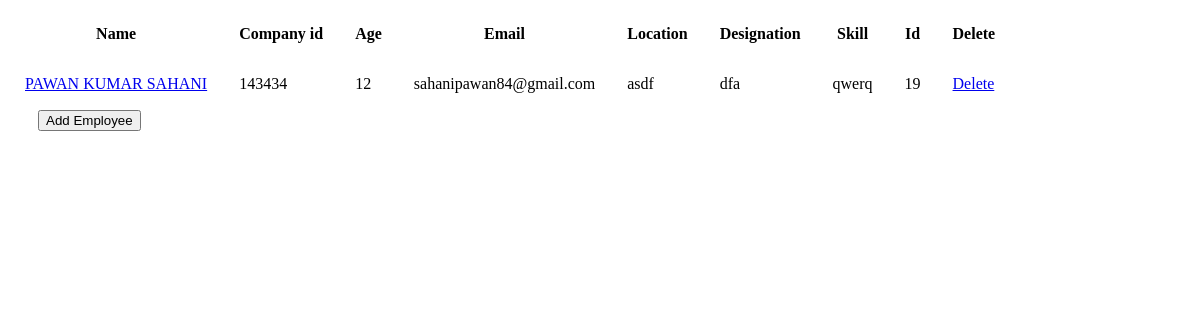
The app's page /, older data.
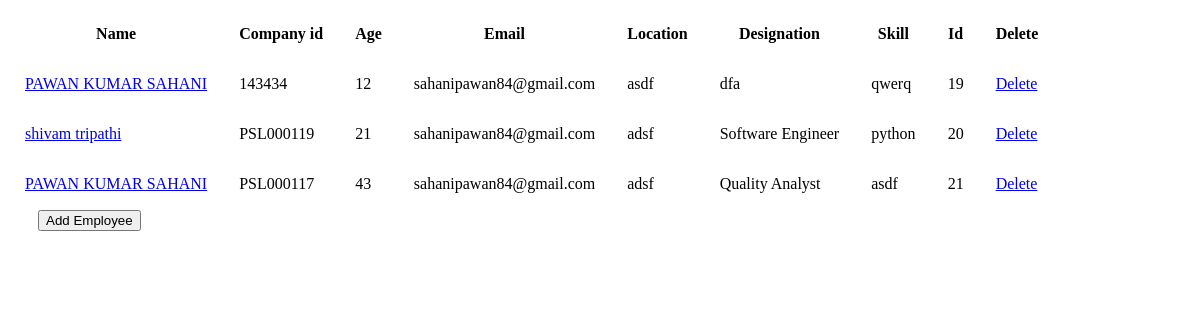
The same page, newer data.
### employee/models.py (models this page shows)
class Employee(models.Model):
	name        = models.CharField(max_length=100)
	company_id  = models.CharField(max_length=30)
	age         = models.DecimalField(max_digits=3,decimal_places=0)
	email       = models.EmailField(max_length=30)
	location    = models.CharField(max_length=30, blank=True)
	designation = models.CharField(max_length=30)
	skill       = models.CharField(max_length=30)

### employee/views.py (the view)
# urls.py: path('',emp_details_view),
def emp_details_view(request):
	employees = Employee.objects.all()
	context = {
		'employees':employees
	}
	return render(request, "employees/index.html", context)

### employee/templates/employees/index.html
{% extends 'base.html' %}
{% block content_details %}
	<table>
		<tr>
			<th>Name</th>
			<th>Company id</th>
			<th>Age</th>
			<th>Email</th>
			<th>Location</th>
			<th>Designation</th>
			<th>Skill</th>
			<th>Id</th>
			<th>Delete</th>
		</tr>
		{% for emp in employees %}
			<tr>
				<td><a href="update/{{emp.id}}">{{emp.name}}</a></td>
				<td>{{emp.company_id}}</td>
				<td>{{emp.age}}</td>
				<td>{{emp.email}}</td>
				<td>{{emp.location}}</td>
				<td>{{emp.designation}}</td>
				<td>{{emp.skill}}</td>
				<td>{{emp.id}}</td>
				<td><a href="delete/{{emp.id}}">Delete</a></td>
			</tr>
		{% endfor %}
	</table>
	<form style="margin-left: 30px" action="create/"><input type="submit" value="Add Employee"></form>
{% endblock %}

Row changes from the older to the newer data that the page shows:
added Employee: name "shivam tripathi", company_id "PSL000119", age "21", email "sahanipawan84@gmail.com", location "adsf", designation "Software Engineer", skill "python", id "20"
added Employee: name "PAWAN KUMAR SAHANI", company_id "PSL000117", age "43", email "sahanipawan84@gmail.com", location "adsf", designation "Quality Analyst", skill "asdf", id "21"
